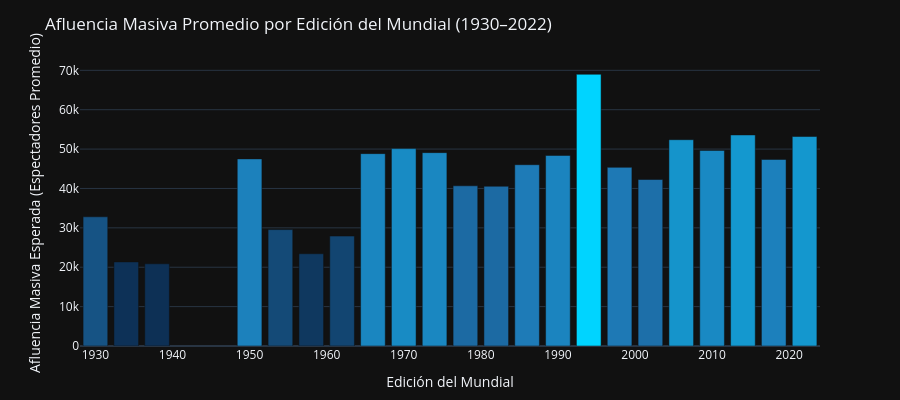

The notebook cell saved with this chart:
### Markdown cell above
### 5.2 Asistencia Histórica: Picos de Afluencia Masiva

**Pregunta de negocio:** ¿Cuál es la distribución histórica de espectadores presenciales? ¿Qué tan frecuentes son los eventos de alta concurrencia que generan riesgo logístico?

### Code cell
# Asistencia por edición / attendance trend
att_by_year = (
    df_clean.groupby("year")["attendance"]
    .mean()
    .reset_index()
    .rename(columns={"attendance": "avg_attendance"})
)

fig2 = go.Figure()

fig2.add_trace(go.Bar(
    x=att_by_year["year"],
    y=att_by_year["avg_attendance"],
    name="Asistencia Promedio",
    marker=dict(
        color=att_by_year["avg_attendance"],
        colorscale=[[0, "#0D3055"], [0.5, COLOR_BLUE], [1, "#00D4FF"]],
        showscale=False,
    ),
    hovertemplate="<b>Mundial %{x}</b><br>Afluencia promedio: %{y:,.0f} espectadores<extra></extra>",
))

fig2.update_layout(
    title="Afluencia Masiva Promedio por Edición del Mundial (1930–2022)",
    xaxis_title="Edición del Mundial",
    yaxis_title="Afluencia Masiva Esperada (Espectadores Promedio)",
    template=TEMPLATE,
    height=400,
    margin=dict(t=60, b=40),
)

fig2.show()

### Figure 1 — Plotly figure (JSON) as saved in the notebook; plotly's stock layout.template omitted (floating-point values rounded to 4 significant figures)
{"data": [{"hovertemplate": "<b>Mundial %{x}</b><br>Afluencia promedio: %{y:,.0f} espectadores<extra></extra>", "marker": {"color": [32810.0, 21350.0, 20870.0, 47510.0, 29560.0, 23420.0, 27910.0, 48850.0, 50120.0, 49100.0, 40680.0, 40570.0, 46040.0, 48390.0, 68990.0, 45370.0, 42270.0, 52380.0, 49670.0, 53590.0, 47370.0, 53190.0], "colorscale": [[0, "#0D3055"], [0.5, "#1F77B4"], [1, "#00D4FF"]], "showscale": false}, "name": "Asistencia Promedio", "type": "bar", "x": [1930, 1934, 1938, 1950, 1954, 1958, 1962, 1966, 1970, 1974, 1978, 1982, 1986, 1990, 1994, 1998, 2002, 2006, 2010, 2014, 2018, 2022], "y": [32810.0, 21350.0, 20870.0, 47510.0, 29560.0, 23420.0, 27910.0, 48850.0, 50120.0, 49100.0, 40680.0, 40570.0, 46040.0, 48390.0, 68990.0, 45370.0, 42270.0, 52380.0, 49670.0, 53590.0, 47370.0, 53190.0]}], "layout": {"height": 400, "margin": {"b": 40, "t": 60}, "title": {"text": "Afluencia Masiva Promedio por Edición del Mundial (1930–2022)"}, "xaxis": {"title": {"text": "Edición del Mundial"}}, "yaxis": {"title": {"text": "Afluencia Masiva Esperada (Espectadores Promedio)"}}}}
